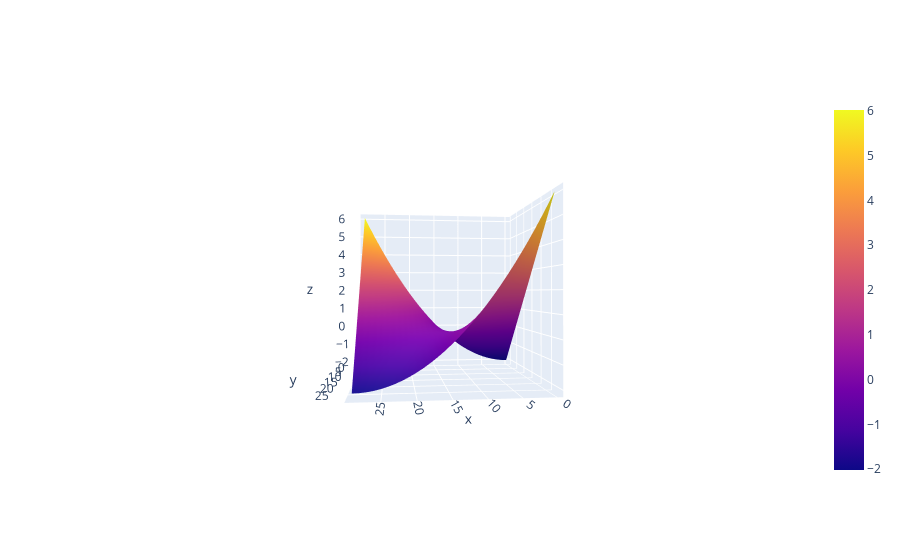

Notebook cell for this chart:
### Code cell
import plotly.graph_objects as go
fig = go.Figure(data=[go.Surface(z=Z1)])
fig.update_layout( scene = {
            #"xaxis": {"nticks": 20},
            #"zaxis": {"nticks": 10},
            'camera_eye': {"x": 0, "y": -1, "z": 0.5},
            "aspectratio": {"x": 1, "y": 1, "z": 1}
        }) #,width=500, height=400) #title='Mt Bruno Elevation', autosize=True,
                  #width=500, height=400,
                  #margin=dict(l=65, r=50, b=65, t=90))

fig.show()

### Figure 1 — Plotly figure (JSON) as saved in the notebook; plotly's stock layout.template omitted (floating-point values rounded to 4 significant figures; data arrays with more than 128 entries replaced by an {"elided": "..."} marker saying what was removed)
{"data": [{"type": "surface", "z": {"elided": "30x30 float values"}}], "layout": {"autosize": true, "scene": {"aspectratio": {"x": 1, "y": 1, "z": 1}, "camera": {"center": {"x": 0, "y": 0, "z": 0}, "eye": {"x": 0.2845, "y": 2.561, "z": -0.009312}, "projection": {"type": "perspective"}, "up": {"x": 0, "y": 0, "z": 1}}}}}
